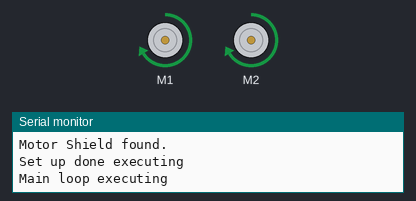
The sketch below on a simulated Arduino Uno, built with avr-gcc and run on an emulated ATmega328P. On the bench: 2 × DC motor (green arrow = forward, orange = backward, longer = faster), the last lines printed to the serial monitor.

Above: at 0.5 s.
At 2.5 s:
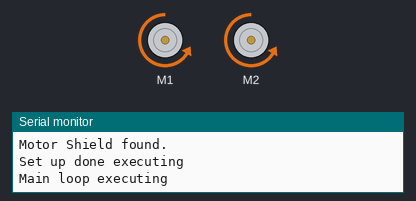
At 6.0 s:
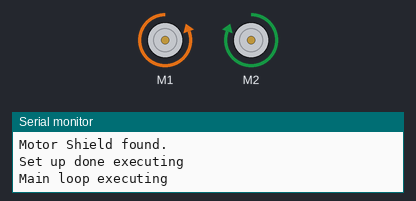
At 8.9 s:
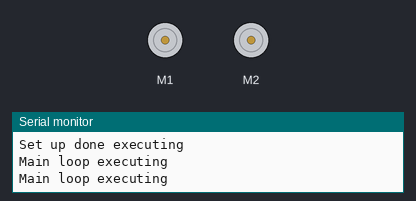
Timing chart, 0 to 9.6 s (numbered marks = the images above):
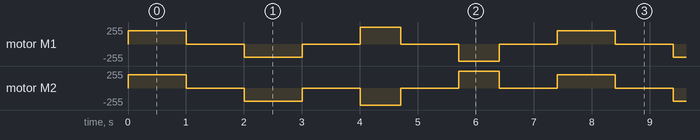

Measured:
- by itself, motor M1: repeats every 7.4 s: stopped 1.0 s, backward 200/255 1.0 s, stopped 1.0 s, forward 255/255 0.70 s, stopped 1.0 s, backward 255/255 0.70 s, stopped 1.0 s, forward 200/255 1.0 s
- by itself, motor M2: repeats every 7.4 s: stopped 1.0 s, backward 200/255 1.0 s, stopped 1.0 s, backward 255/255 0.70 s, stopped 1.0 s, forward 255/255 0.70 s, stopped 1.0 s, forward 200/255 1.0 s

The sketch:

modular_movement_functions.ino
```cpp
#include <Adafruit_MotorShield.h>

Adafruit_MotorShield AFMS = Adafruit_MotorShield();

Adafruit_DCMotor *left = AFMS.getMotor(1);
Adafruit_DCMotor *right = AFMS.getMotor(2);

void setup() {
  Serial.begin(9600);

  // Magical code (but why?)
  // https://forum.arduino.cc/t/my-void-setup-is-repeating/669468/7 (potential reason?)
  if (!AFMS.begin()) {
    Serial.println("Could not find Motor Shield. Check wiring.");
    while (1);
  }
  Serial.println("Motor Shield found.");

  Serial.println("Set up done executing");
}

void forward(int speed){
  // Rotate both motors forward at the given speed
  left->setSpeed(speed);
  right->setSpeed(speed);
  left->run(FORWARD);
  right->run(FORWARD);
}

void backward(int speed){
  // Rotate both motors backward at the given speed
  left->setSpeed(speed);
  right->setSpeed(speed);
  left->run(BACKWARD);
  right->run(BACKWARD);
}

void turnRight(int duration){
  // Rotate the robot to the right, for a given duration (which determines the angle rotated)
  left->setSpeed(255);
  right->setSpeed(255);
  left->run(FORWARD);
  right->run(BACKWARD);
  delay(duration);
  // Duration to be calibrated to turn the desired amount
}

void turnLeft(int duration){
  // Rotate the robot to the left, for a given duration (which determines the angle rotated)
  left->setSpeed(255);
  right->setSpeed(255);
  left->run(BACKWARD);
  right->run(FORWARD);
  delay(duration);
  // Duration to be calibrated to turn the desired amount
}

void stop(){
  left->setSpeed(0);
  right->setSpeed(0);
  left->run(RELEASE);
  right->run(RELEASE);
}

void loop() {
  // put your main code here, to run repeatedly:
  Serial.println("Main loop executing");
  forward(200);
  delay(1000);
  stop();
  delay(1000);
  backward(200);
  delay(1000);
  stop();
  delay(1000);
  turnRight(700);
  stop();
  delay(1000);
  turnLeft(700);
  stop();
  delay(1000);
}
```
